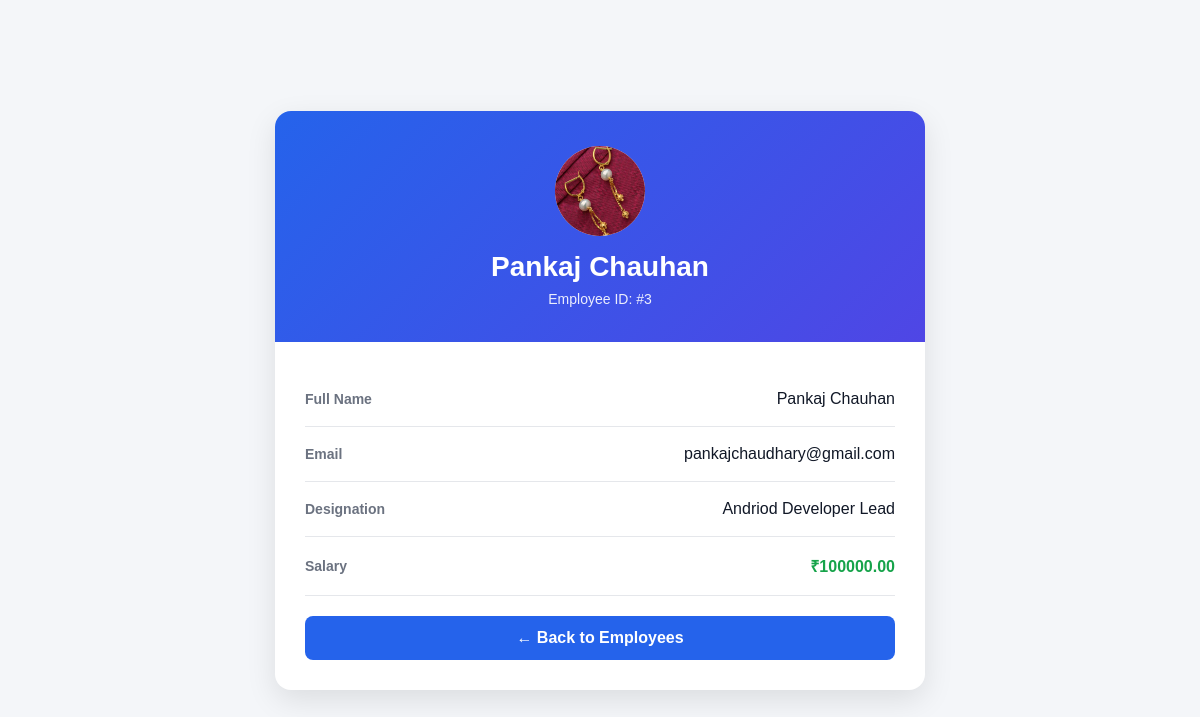
/employee/3/, run on the app's committed database.
### employees/models.py (models this page shows, shortened)
class Employee(models.Model):
    first_name = models.CharField(max_length=50)
    last_name = models.CharField(max_length=50)
    email = models.EmailField(unique=True)
    designation = models.CharField(max_length=100)
    image = models.ImageField(upload_to='employee_images', default='default.png')
    salary = models.DecimalField(max_digits=10, decimal_places=2)
    joining_date = models.DateField()
    is_active = models.BooleanField(default=True)
    department = models.ForeignKey(Department, on_delete=models.SET_NULL, blank=True, null=True)
    manager = models.ForeignKey("self", on_delete=models.SET_NULL, blank=True, null=True)
    is_deleted = models.BooleanField(default=False)  # Soft delete flag
    def full_name(self):
        return f"{self.first_name} {self.last_name}"

### employees/views.py (the view)
# urls.py: path('<int:id>/', views.employee_detail, name = 'employee_detail'),
def employee_detail(request, id):
    employee = get_object_or_404(Employee, id=id, is_deleted=False)  # Fetch the employee object with the given ID, ensuring it is not marked as deleted.
    context = {
        'employee': employee,
    }
    return render(request, 'employee_detail.html', context)

### templates/employee_detail.html (shortened to what this page needs)
{% load static %}
<!DOCTYPE html>
<html lang="en">
<head>
    <link rel="stylesheet" href="{% static 'css/employee_details.css' %}">
    <link rel="stylesheet" href="https://cdnjs.cloudflare.com/ajax/libs/font-awesome/4.7.0/css/font-awesome.min.css">
</head>
<body>
    <div class="employee-card">
        <div class="card-header">
            <div class="profile-icon">
                <img src="{{ employee.image.url }}" alt="{{ employee.full_name }} image">
            </div>
            <h1>{{ employee.full_name }}</h1>
            <p>Employee ID: #{{ employee.id }}</p>
        </div>
        <div class="details">
            <div class="detail-row">
                <span class="label">Full Name</span>
                <span class="value">
                    {{ employee.full_name }}
                </span>
            </div>
            <div class="detail-row">
                <span class="label">Email</span>
                <span class="value">
                    {{ employee.email }}
                </span>
            </div>
            <div class="detail-row">
                <span class="label">Designation</span>
                <span class="value">
                    {{ employee.designation }}
                </span>
            </div>
            <div class="detail-row">
                <span class="label">Salary</span>
                <span class="value salary">
                    ₹{{ employee.salary }}
                </span>
            </div>
            <a href="/" class="back-btn">
                ← Back to Employees
            </a>
        </div>
    </div>
</body>
</html>

### Employee_main/static/css/employee_details.css (style rules this page uses)
* { margin: 0; padding: 0; box-sizing: border-box; }
body { font-family: Arial, sans-serif; background: #f4f6f9; min-height: 100vh; display: flex; justify-content: center; align-items: center; padding: 30px; }
.employee-card { width: 100%; max-width: 650px; background: white; border-radius: 16px; overflow: hidden; box-shadow: 0 10px 30px rgba(0, 0, 0, 0.1); }
.card-header { background: linear-gradient(135deg, #2563eb, #4f46e5); color: white; padding: 35px; text-align: center; }
.profile-icon { width: 90px; height: 90px; margin: 0 auto 15px; border-radius: 50%; background: white; display: flex; justify-content: center; align-items: center; overflow: hidden; }
.profile-icon img { width: 100%; height: 100%; max-width: 100%; max-height: 100%; object-fit: cover; display: block; }
.card-header h1 { font-size: 28px; margin-bottom: 8px; }
.card-header p { font-size: 14px; opacity: 0.9; }
.details { padding: 30px; }
.detail-row { display: flex; justify-content: space-between; align-items: center; padding: 18px 0; border-bottom: 1px solid #e5e7eb; }
.label { color: #6b7280; font-size: 14px; font-weight: 600; }
.value { color: #111827; font-size: 16px; font-weight: 500; text-align: right; }
.salary { color: #16a34a; font-weight: 700; }
.back-btn { display: block; width: 100%; margin-top: 20px; padding: 13px; text-align: center; text-decoration: none; background: #2563eb; color: white; border-radius: 8px; font-weight: 600; transition: 0.2s; }

### data on the page
Employee: image (picture), full_name "Pankaj Chauhan", id "3", email "pankajchaudhary@gmail.com", designation "Andriod Developer Lead", salary "100000.00"
